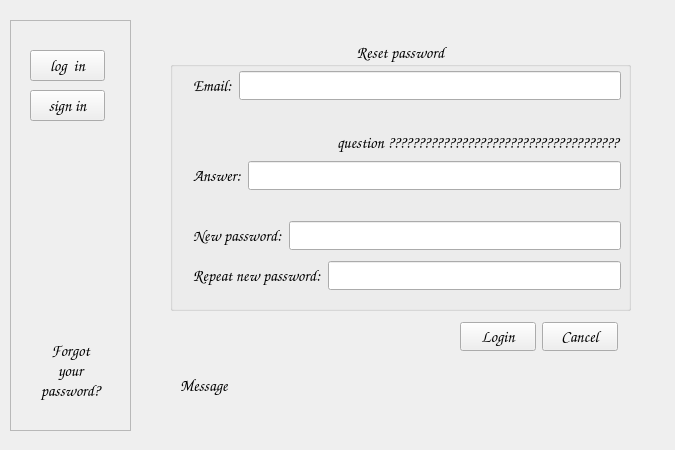
<?xml version="1.0" encoding="UTF-8"?>
<ui version="4.0">
 <class>lw_main</class>
 <widget class="QMainWindow" name="lw_main">
  <property name="enabled">
   <bool>true</bool>
  </property>
  <property name="geometry">
   <rect>
    <x>0</x>
    <y>0</y>
    <width>675</width>
    <height>450</height>
   </rect>
  </property>
  <property name="font">
   <font>
    <family>Comic Sans MS</family>
    <pointsize>12</pointsize>
   </font>
  </property>
  <property name="windowTitle">
   <string>Register_Login</string>
  </property>
  <widget class="QWidget" name="centralwidget">
   <widget class="QStackedWidget" name="stackedWidget">
    <property name="geometry">
     <rect>
      <x>150</x>
      <y>20</y>
      <width>501</width>
      <height>411</height>
     </rect>
    </property>
    <property name="focusPolicy">
     <enum>Qt::StrongFocus</enum>
    </property>
    <property name="currentIndex">
     <number>2</number>
    </property>
    <widget class="QWidget" name="pg_login">
     <widget class="QGroupBox" name="gb_login">
      <property name="geometry">
       <rect>
        <x>10</x>
        <y>20</y>
        <width>471</width>
        <height>121</height>
       </rect>
      </property>
      <property name="title">
       <string>Log in</string>
      </property>
      <property name="alignment">
       <set>Qt::AlignCenter</set>
      </property>
      <property name="flat">
       <bool>true</bool>
      </property>
      <widget class="QWidget" name="">
       <property name="geometry">
        <rect>
         <x>10</x>
         <y>30</y>
         <width>451</width>
         <height>31</height>
        </rect>
       </property>
       <layout class="QHBoxLayout" name="hl_login_username">
        <item>
         <widget class="QLabel" name="lb_login_email_icon">
          <property name="text">
           <string/>
          </property>
          <property name="pixmap">
           <pixmap resource="../../App_icons/resource_icons.qrc">:/buttons/user.png</pixmap>
          </property>
         </widget>
        </item>
        <item>
         <widget class="QLabel" name="lb_login_email">
          <property name="text">
           <string>Email:</string>
          </property>
         </widget>
        </item>
        <item>
         <widget class="QLineEdit" name="le_login_username"/>
        </item>
       </layout>
      </widget>
      <widget class="QWidget" name="">
       <property name="geometry">
        <rect>
         <x>10</x>
         <y>70</y>
         <width>451</width>
         <height>31</height>
        </rect>
       </property>
       <layout class="QHBoxLayout" name="hl_login_password">
        <item>
         <widget class="QLabel" name="lb_login_password_icon">
          <property name="text">
           <string/>
          </property>
          <property name="pixmap">
           <pixmap resource="../../App_icons/resource_icons.qrc">:/buttons/key.png</pixmap>
          </property>
         </widget>
        </item>
        <item>
         <widget class="QLabel" name="lb_login_password">
          <property name="text">
           <string>Password:</string>
          </property>
         </widget>
        </item>
        <item>
         <widget class="QLineEdit" name="le_login_password"/>
        </item>
       </layout>
      </widget>
     </widget>
     <widget class="QLabel" name="lb_login_message">
      <property name="geometry">
       <rect>
        <x>20</x>
        <y>355</y>
        <width>451</width>
        <height>31</height>
       </rect>
      </property>
      <property name="text">
       <string>Message</string>
      </property>
     </widget>
     <widget class="QWidget" name="">
      <property name="geometry">
       <rect>
        <x>320</x>
        <y>320</y>
        <width>158</width>
        <height>33</height>
       </rect>
      </property>
      <layout class="QHBoxLayout" name="hl_login_buttons">
       <item>
        <widget class="QPushButton" name="pb_login_login">
         <property name="text">
          <string>Login</string>
         </property>
        </widget>
       </item>
       <item>
        <widget class="QPushButton" name="pb_login_cancel">
         <property name="text">
          <string>Cancel</string>
         </property>
        </widget>
       </item>
      </layout>
     </widget>
    </widget>
    <widget class="QWidget" name="pg_sign_in">
     <widget class="QGroupBox" name="gb_container_register">
      <property name="geometry">
       <rect>
        <x>10</x>
        <y>10</y>
        <width>471</width>
        <height>401</height>
       </rect>
      </property>
      <property name="title">
       <string/>
      </property>
      <property name="flat">
       <bool>false</bool>
      </property>
      <property name="checkable">
       <bool>false</bool>
      </property>
      <widget class="QGroupBox" name="gb_register">
       <property name="geometry">
        <rect>
         <x>10</x>
         <y>10</y>
         <width>441</width>
         <height>181</height>
        </rect>
       </property>
       <property name="title">
        <string>Register</string>
       </property>
       <property name="alignment">
        <set>Qt::AlignCenter</set>
       </property>
       <property name="flat">
        <bool>true</bool>
       </property>
       <layout class="QVBoxLayout" name="verticalLayout">
        <item>
         <layout class="QHBoxLayout" name="hl_register_fname">
          <item>
           <widget class="QLabel" name="lb_register_fname">
            <property name="text">
             <string>First name:</string>
            </property>
           </widget>
          </item>
          <item>
           <widget class="QLineEdit" name="le_register_fname"/>
          </item>
         </layout>
        </item>
        <item>
         <layout class="QHBoxLayout" name="hl_register_lname">
          <item>
           <widget class="QLabel" name="lb_register_lname">
            <property name="text">
             <string>Last name:</string>
            </property>
           </widget>
          </item>
          <item>
           <widget class="QLineEdit" name="le_register_lname"/>
          </item>
         </layout>
        </item>
        <item>
         <layout class="QHBoxLayout" name="hl_register_email">
          <item>
           <widget class="QLabel" name="lb_register_email_icon">
            <property name="text">
             <string/>
            </property>
            <property name="pixmap">
             <pixmap resource="../../App_icons/resource_icons.qrc">:/buttons/user.png</pixmap>
            </property>
           </widget>
          </item>
          <item>
           <widget class="QLabel" name="lb_register_email">
            <property name="text">
             <string>Email:</string>
            </property>
           </widget>
          </item>
          <item>
           <widget class="QLineEdit" name="le_register_email"/>
          </item>
         </layout>
        </item>
        <item>
         <layout class="QHBoxLayout" name="hl_register_password">
          <item>
           <widget class="QLabel" name="lb_register_password_icon">
            <property name="text">
             <string/>
            </property>
            <property name="pixmap">
             <pixmap resource="../../App_icons/resource_icons.qrc">:/buttons/key.png</pixmap>
            </property>
           </widget>
          </item>
          <item>
           <widget class="QLabel" name="lb_register_password">
            <property name="text">
             <string>Password:</string>
            </property>
           </widget>
          </item>
          <item>
           <widget class="QLineEdit" name="le_register_password"/>
          </item>
         </layout>
        </item>
       </layout>
      </widget>
      <widget class="QGroupBox" name="gb_register_question">
       <property name="geometry">
        <rect>
         <x>10</x>
         <y>200</y>
         <width>441</width>
         <height>111</height>
        </rect>
       </property>
       <property name="title">
        <string>Add question and answer in case of forgotten password</string>
       </property>
       <property name="alignment">
        <set>Qt::AlignCenter</set>
       </property>
       <property name="flat">
        <bool>true</bool>
       </property>
       <layout class="QVBoxLayout" name="verticalLayout_2">
        <item>
         <layout class="QHBoxLayout" name="hl_register_question">
          <item>
           <widget class="QLabel" name="lb_register_question_icon">
            <property name="text">
             <string/>
            </property>
            <property name="pixmap">
             <pixmap resource="../../App_icons/resource_icons.qrc">:/buttons/question.png</pixmap>
            </property>
           </widget>
          </item>
          <item>
           <widget class="QLabel" name="lb_register_question">
            <property name="text">
             <string>Question:</string>
            </property>
           </widget>
          </item>
          <item>
           <widget class="QLineEdit" name="le_register_question"/>
          </item>
         </layout>
        </item>
        <item>
         <layout class="QHBoxLayout" name="hl_register_answer">
          <item>
           <widget class="QLabel" name="lb_register_answer">
            <property name="text">
             <string>Answer:</string>
            </property>
           </widget>
          </item>
          <item>
           <widget class="QLineEdit" name="le_register_answer"/>
          </item>
         </layout>
        </item>
       </layout>
      </widget>
      <widget class="QLabel" name="lb_register_message">
       <property name="geometry">
        <rect>
         <x>10</x>
         <y>360</y>
         <width>451</width>
         <height>31</height>
        </rect>
       </property>
       <property name="text">
        <string>Message</string>
       </property>
      </widget>
      <widget class="QWidget" name="">
       <property name="geometry">
        <rect>
         <x>280</x>
         <y>320</y>
         <width>158</width>
         <height>33</height>
        </rect>
       </property>
       <layout class="QHBoxLayout" name="hl_register_buttons">
        <item>
         <widget class="QPushButton" name="pb_register_sign_up">
          <property name="text">
           <string>Sign in</string>
          </property>
         </widget>
        </item>
        <item>
         <widget class="QPushButton" name="pb_register_cancel">
          <property name="text">
           <string>Cancel</string>
          </property>
         </widget>
        </item>
       </layout>
      </widget>
     </widget>
    </widget>
    <widget class="QWidget" name="pg_forgot">
     <widget class="QGroupBox" name="gb_forgot_password">
      <property name="geometry">
       <rect>
        <x>20</x>
        <y>20</y>
        <width>461</width>
        <height>271</height>
       </rect>
      </property>
      <property name="title">
       <string>Reset password</string>
      </property>
      <property name="alignment">
       <set>Qt::AlignCenter</set>
      </property>
      <property name="flat">
       <bool>true</bool>
      </property>
      <widget class="QWidget" name="">
       <property name="geometry">
        <rect>
         <x>10</x>
         <y>30</y>
         <width>441</width>
         <height>31</height>
        </rect>
       </property>
       <layout class="QHBoxLayout" name="hl_reset_email">
        <item>
         <widget class="QLabel" name="lb_reset_email_icon">
          <property name="text">
           <string/>
          </property>
          <property name="pixmap">
           <pixmap resource="../../App_icons/resource_icons.qrc">:/buttons/user.png</pixmap>
          </property>
         </widget>
        </item>
        <item>
         <widget class="QLabel" name="lb_reset_email">
          <property name="text">
           <string>Email:</string>
          </property>
         </widget>
        </item>
        <item>
         <widget class="QLineEdit" name="le_reset_email"/>
        </item>
       </layout>
      </widget>
      <widget class="QWidget" name="">
       <property name="geometry">
        <rect>
         <x>10</x>
         <y>120</y>
         <width>441</width>
         <height>31</height>
        </rect>
       </property>
       <layout class="QHBoxLayout" name="hl_reset_answer">
        <item>
         <widget class="QLabel" name="lb_reset_answer_icon">
          <property name="text">
           <string/>
          </property>
          <property name="pixmap">
           <pixmap resource="../../App_icons/resource_icons.qrc">:/buttons/A.png</pixmap>
          </property>
         </widget>
        </item>
        <item>
         <widget class="QLabel" name="lb_reset_answer">
          <property name="text">
           <string>Answer:</string>
          </property>
         </widget>
        </item>
        <item>
         <widget class="QLineEdit" name="le_reset_answer"/>
        </item>
       </layout>
      </widget>
      <widget class="QWidget" name="">
       <property name="geometry">
        <rect>
         <x>10</x>
         <y>180</y>
         <width>441</width>
         <height>31</height>
        </rect>
       </property>
       <layout class="QHBoxLayout" name="hl_reset_new_pass">
        <item>
         <widget class="QLabel" name="lb_reset_new_pass_icon">
          <property name="text">
           <string/>
          </property>
          <property name="pixmap">
           <pixmap resource="../../App_icons/resource_icons.qrc">:/buttons/key.png</pixmap>
          </property>
         </widget>
        </item>
        <item>
         <widget class="QLabel" name="lb_reset_new_pass">
          <property name="text">
           <string>New password:</string>
          </property>
         </widget>
        </item>
        <item>
         <widget class="QLineEdit" name="le_reset_new_pass"/>
        </item>
       </layout>
      </widget>
      <widget class="QWidget" name="">
       <property name="geometry">
        <rect>
         <x>10</x>
         <y>220</y>
         <width>441</width>
         <height>31</height>
        </rect>
       </property>
       <layout class="QHBoxLayout" name="hl_reset_repeat_pass">
        <item>
         <widget class="QLabel" name="lb_reset_repeat_pass_icon">
          <property name="text">
           <string/>
          </property>
          <property name="pixmap">
           <pixmap resource="../../App_icons/resource_icons.qrc">:/buttons/key.png</pixmap>
          </property>
         </widget>
        </item>
        <item>
         <widget class="QLabel" name="lb_reset_repeat_pass">
          <property name="text">
           <string>Repeat new password:</string>
          </property>
         </widget>
        </item>
        <item>
         <widget class="QLineEdit" name="le_reset_repeat_pass"/>
        </item>
       </layout>
      </widget>
      <widget class="QWidget" name="">
       <property name="geometry">
        <rect>
         <x>10</x>
         <y>90</y>
         <width>441</width>
         <height>25</height>
        </rect>
       </property>
       <layout class="QHBoxLayout" name="horizontalLayout_2">
        <item>
         <widget class="QLabel" name="lb_reset_question_icon">
          <property name="text">
           <string/>
          </property>
          <property name="pixmap">
           <pixmap resource="../../App_icons/resource_icons.qrc">:/buttons/question.png</pixmap>
          </property>
         </widget>
        </item>
        <item>
         <widget class="QLabel" name="lb_reset_question">
          <property name="text">
           <string>question ??????????????????????????????????????</string>
          </property>
         </widget>
        </item>
       </layout>
      </widget>
     </widget>
     <widget class="QLabel" name="lb_reset_message">
      <property name="geometry">
       <rect>
        <x>30</x>
        <y>350</y>
        <width>441</width>
        <height>31</height>
       </rect>
      </property>
      <property name="text">
       <string>Message</string>
      </property>
     </widget>
     <widget class="QWidget" name="">
      <property name="geometry">
       <rect>
        <x>310</x>
        <y>300</y>
        <width>158</width>
        <height>33</height>
       </rect>
      </property>
      <layout class="QHBoxLayout" name="horizontalLayout">
       <item>
        <widget class="QPushButton" name="pb_reset_login">
         <property name="text">
          <string>Login</string>
         </property>
        </widget>
       </item>
       <item>
        <widget class="QPushButton" name="pb_reset_cancel">
         <property name="text">
          <string>Cancel</string>
         </property>
        </widget>
       </item>
      </layout>
     </widget>
    </widget>
   </widget>
   <widget class="QFrame" name="frame">
    <property name="geometry">
     <rect>
      <x>10</x>
      <y>20</y>
      <width>121</width>
      <height>411</height>
     </rect>
    </property>
    <property name="frameShape">
     <enum>QFrame::StyledPanel</enum>
    </property>
    <property name="frameShadow">
     <enum>QFrame::Raised</enum>
    </property>
    <widget class="QPushButton" name="pb_main_login">
     <property name="geometry">
      <rect>
       <x>20</x>
       <y>30</y>
       <width>75</width>
       <height>31</height>
      </rect>
     </property>
     <property name="text">
      <string>log  in</string>
     </property>
    </widget>
    <widget class="QPushButton" name="pb_main_forgot_pass">
     <property name="geometry">
      <rect>
       <x>0</x>
       <y>310</y>
       <width>121</width>
       <height>81</height>
      </rect>
     </property>
     <property name="focusPolicy">
      <enum>Qt::StrongFocus</enum>
     </property>
     <property name="contextMenuPolicy">
      <enum>Qt::DefaultContextMenu</enum>
     </property>
     <property name="autoFillBackground">
      <bool>false</bool>
     </property>
     <property name="inputMethodHints">
      <set>Qt::ImhNone</set>
     </property>
     <property name="text">
      <string>Forgot
your
password?</string>
     </property>
     <property name="flat">
      <bool>true</bool>
     </property>
    </widget>
    <widget class="QPushButton" name="pb_main_sign_in">
     <property name="geometry">
      <rect>
       <x>20</x>
       <y>70</y>
       <width>75</width>
       <height>31</height>
      </rect>
     </property>
     <property name="text">
      <string>sign in</string>
     </property>
     <property name="autoDefault">
      <bool>false</bool>
     </property>
     <property name="default">
      <bool>false</bool>
     </property>
     <property name="flat">
      <bool>false</bool>
     </property>
    </widget>
   </widget>
  </widget>
 </widget>
 <resources>
  <include location="../../App_icons/resource_icons.qrc"/>
 </resources>
 <connections/>
</ui>
